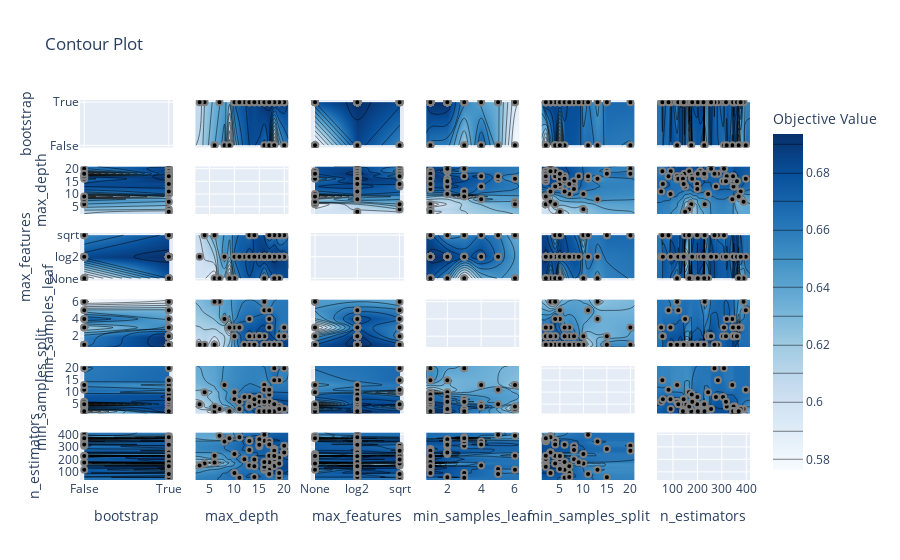

The notebook cell saved with this chart:
### Code cell
# 4. Contour Plot
# plt.figure(figsize=(12,6))
plot_contour(study).show()
